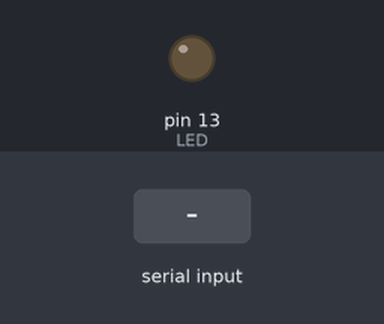
Recording of a sketch running on a simulated Arduino Uno, built with avr-gcc and run on an emulated ATmega328P. Parts: output pins drawn as LEDs (lit = HIGH). Dashed ring = blinking. The test bench sets the inputs (shaded band). What the sketch prints to the serial monitor is not drawn.

Above: at 1.2 s.
1.3 s: byte 90 received over Serial
At 1.42 s:
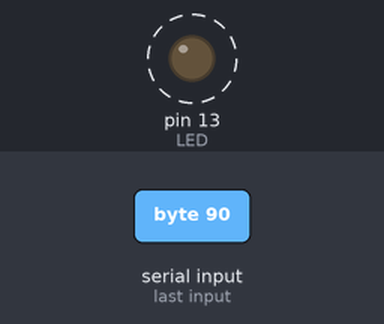
Timing chart, 0 to 10.3 s (numbered marks = the images above; inputs shaded):
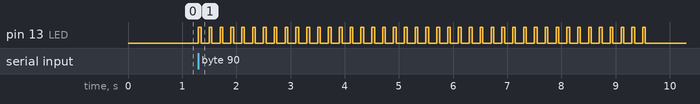

Measured:
- after the input at 1.3 s, pin 13 (LED): alternates HIGH for 0.05 s and LOW for 0.15 s, 84 changes in all, then stays LOW, starting at once

The sketch:

send_receive_1byte.ino
```cpp
// 1バイト文字列の送受信プログラム

// 2017/09/21 新規作成


#define LED 13


void setup()
{
	pinMode ( LED, OUTPUT ); //13番ピンを出力に設定

	Serial.begin ( 115200 ); //シリアル通信のレートを9600に設定
}


void loop()
{
	int i;

	// 受信
	if ( Serial.available() )
	{
		byte inbyte = Serial.read();
		int inint = inbyte - 0x30;

		if ( inint >= 0 )
		{
			if ( inint == 0 )
			{
				digitalWrite ( LED, 0 );
			}
			else if ( inint == 1 )
			{
				digitalWrite ( LED, 1 );
			}
			else
			{
				for ( i = 0; i < inint; ++i )
				{
					digitalWrite ( LED, 1 );
					delay ( 50 );
					digitalWrite ( LED, 0 );
					delay ( 150 );
				}
			}

			// 返信
			Serial.println ( inint );
		}
	}
}
```
